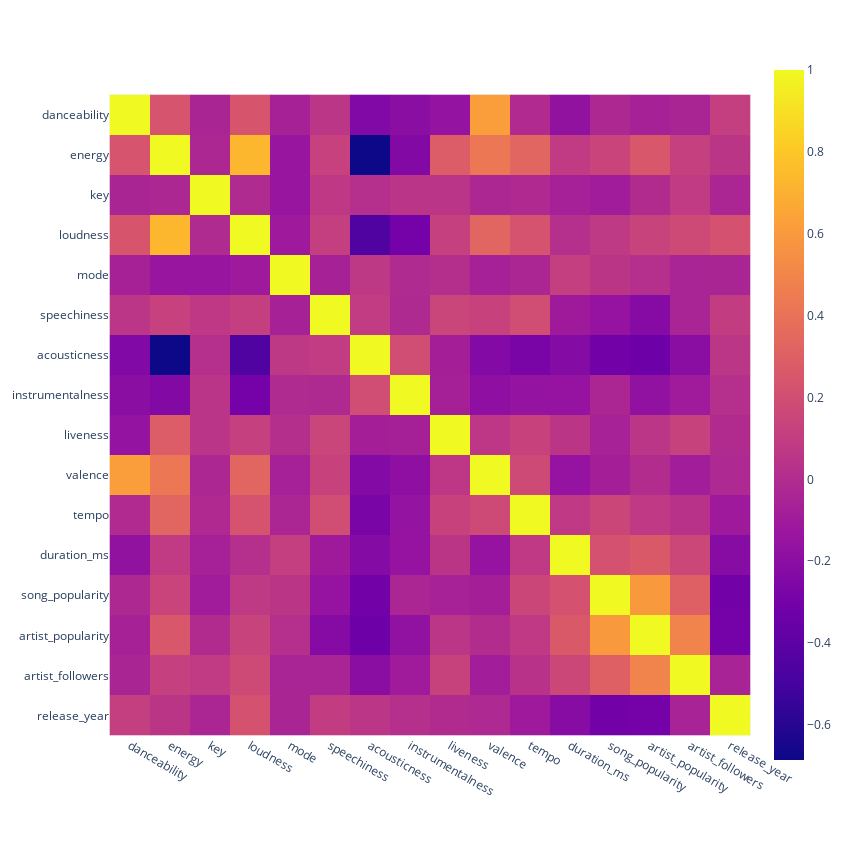

Notebook code for this chart:
### Markdown cell above
Seeing the outliers values, and with a bit more undersanding of the values each field can take, I can say that these outliers are valid data. I strongly believe that they are legitimate values that represent important escenarios, removing them could disort the reality of the data, harm the analysis, and lead to a loss of important information.

## EDA

Lets do a Exploratory Data Analysis to get more insights from given data.

### Code cell
correlation_matrix = data.corr()
fig = px.imshow(correlation_matrix)
fig.update_layout(height=850, width=850)
fig.show()

### Figure 1 — Plotly figure (JSON) as saved in the notebook; plotly's stock layout.template omitted (floating-point values rounded to 4 significant figures; data arrays with more than 128 entries replaced by an {"elided": "..."} marker saying what was removed)
{"data": [{"coloraxis": "coloraxis", "hovertemplate": "x: %{x}<br>y: %{y}<br>color: %{z}<extra></extra>", "name": "0", "type": "heatmap", "x": ["danceability", "energy", "key", "loudness", "mode", "speechiness", "acousticness", "instrumentalness", "liveness", "valence", "tempo", "duration_ms", "song_popularity", "artist_popularity", "artist_followers", "release_year"], "xaxis": "x", "y": ["danceability", "energy", "key", "loudness", "mode", "speechiness", "acousticness", "instrumentalness", "liveness", "valence", "tempo", "duration_ms", "song_popularity", "artist_popularity", "artist_followers", "release_year"], "yaxis": "y", "z": {"elided": "16x16 float values"}}], "layout": {"coloraxis": {"colorscale": [[0, "#0d0887"], [0.1111, "#46039f"], [0.2222, "#7201a8"], [0.3333, "#9c179e"], [0.4444, "#bd3786"], [0.5556, "#d8576b"], [0.6667, "#ed7953"], [0.7778, "#fb9f3a"], [0.8889, "#fdca26"], [1, "#f0f921"]]}, "height": 850, "margin": {"t": 60}, "width": 850, "xaxis": {"anchor": "y", "constrain": "domain", "domain": [0, 1], "scaleanchor": "y"}, "yaxis": {"anchor": "x", "autorange": "reversed", "constrain": "domain", "domain": [0, 1]}}}
